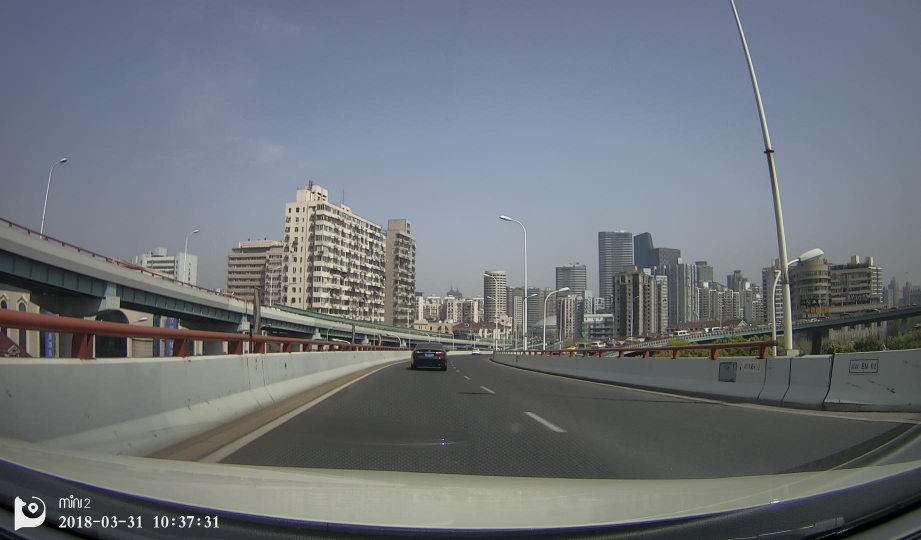
#> input picture test_pic_DDP/pic_1.jpg, 1841 x 1080 px (shown at 1/2 size); its folder holds 5 pictures in this run
$ jupyter execute --allow-errors DDP_mini2_pics.ipynb   (shell and % lines are left out)
#> lines starting #> are read from the running program, lines starting #| are printed output that depends on the picture; after the words box and inside, x2 and y2 are one past the last pixel; in counts of white or black regions, pixels touching at a corner belong together
# Self-Driving Car Engineer Nanodegree

## Project: **Finding Lane Lines on the Road**
***
In this project, you will use the tools you learned about in the lesson to identify lane lines on the road.  You can develop your pipeline on a series of individual images, and later apply the result to a video stream (really just a series of images). Check out the video clip "raw-lines-example.mp4" (also contained in this repository) to see what the output should look like after using the helper functions below.

Once you have a result that looks roughly like "raw-lines-example.mp4", you'll need to get creative and try to average and/or extrapolate the line segments you've detected to map out the full extent of the lane lines.  You can see an example of the result you're going for in the video "P1_example.mp4".  Ultimately, you would like to draw just one line for the left side of the lane, and one for the right.

In addition to implementing code, there is a brief writeup to complete. The writeup should be completed in a separate file, which can be either a markdown file or a pdf document. There is a [write up template](https://github.com/udacity/CarND-LaneLines-P1/blob/master/writeup_template.md) that can be used to guide the writing process. Completing both the code in the Ipython notebook and the writeup template will cover all of the [rubric points](https://review.udacity.com/#!/rubrics/322/view) for this project.

---
Let's have a look at our first image called 'test_images/solidWhiteRight.jpg'.  Run the 2 cells below (hit Shift-Enter or the "play" button above) to display the image.

**Note: If, at any point, you encounter frozen display windows or other confounding issues, you can always start again with a clean slate by going to the "Kernel" menu above and selecting "Restart & Clear Output".**

---

**The tools you have are color selection, region of interest selection, grayscaling, Gaussian smoothing, Canny Edge Detection and Hough Tranform line detection.  You  are also free to explore and try other techniques that were not presented in the lesson.  Your goal is piece together a pipeline to detect the line segments in the image, then average/extrapolate them and draw them onto the image for display (as below).  Once you have a working pipeline, try it out on the video stream below.**

---

<figure>

 <figcaption>
 <p></p>
 <p style="text-align: center;"> Your output should look something like this (above) after detecting line segments using the helper functions below </p>
 </figcaption>
</figure>
 <p></p>
<figure>

 <figcaption>
 <p></p>
 <p style="text-align: center;"> Your goal is to connect/average/extrapolate line segments to get output like this</p>
 </figcaption>
</figure>

**Run the cell below to import some packages.  If you get an `import error` for a package you've already installed, try changing your kernel (select the Kernel menu above --> Change Kernel).  Still have problems?  Try relaunching Jupyter Notebook from the terminal prompt.  Also, consult the forums for more troubleshooting tips.**

## Import Packages

[cell 1]
#importing some useful packages
import matplotlib.pyplot as plt
import matplotlib.image as mpimg
import numpy as np
import cv2

## Read in an Image

#> (a cell that did not finish here is left out)

## Ideas for Lane Detection Pipeline

**Some OpenCV functions (beyond those introduced in the lesson) that might be useful for this project are:**

`cv2.inRange()` for color selection
`cv2.fillPoly()` for regions selection
`cv2.line()` to draw lines on an image given endpoints
`cv2.addWeighted()` to coadd / overlay two images
`cv2.cvtColor()` to grayscale or change color
`cv2.imwrite()` to output images to file
`cv2.bitwise_and()` to apply a mask to an image

**Check out the OpenCV documentation to learn about these and discover even more awesome functionality!**

## Helper Functions

Below are some helper functions to help get you started. They should look familiar from the lesson!

[cell 3]
import math

def grayscale(img):
    """Applies the Grayscale transform
    This will return an image with only one color channel
    but NOTE: to see the returned image as grayscale
    (assuming your grayscaled image is called 'gray')
    you should call plt.imshow(gray, cmap='gray')"""
    return cv2.cvtColor(img, cv2.COLOR_RGB2GRAY)
    # Or use BGR2GRAY if you read an image with cv2.imread()
    # return cv2.cvtColor(img, cv2.COLOR_BGR2GRAY)

def canny(img, low_threshold, high_threshold):
    """Applies the Canny transform"""
    return cv2.Canny(img, low_threshold, high_threshold)

def gaussian_blur(img, kernel_size):
    """Applies a Gaussian Noise kernel"""
    return cv2.GaussianBlur(img, (kernel_size, kernel_size), 0)

def region_of_interest(img, vertices):
    """
    Applies an image mask.

    Only keeps the region of the image defined by the polygon
    formed from `vertices`. The rest of the image is set to black.
    `vertices` should be a numpy array of integer points.
    """
    #defining a blank mask to start with
    mask = np.zeros_like(img)

    #defining a 3 channel or 1 channel color to fill the mask with depending on the input image
    if len(img.shape) > 2:
        channel_count = img.shape[2]  # i.e. 3 or 4 depending on your image
        ignore_mask_color = (255,) * channel_count
    else:
        ignore_mask_color = 255

    #filling pixels inside the polygon defined by "vertices" with the fill color
    cv2.fillPoly(mask, vertices, ignore_mask_color)

    #returning the image only where mask pixels are nonzero
    masked_image = cv2.bitwise_and(img, mask)
    return masked_image


def draw_lines(img, lines,y_range, color=[255, 0, 0], thickness=8):
    """
    NOTE: this is the function you might want to use as a starting point once you want to
    average/extrapolate the line segments you detect to map out the full
    extent of the lane (going from the result shown in raw-lines-example.mp4
    to that shown in P1_example.mp4).

    Think about things like separating line segments by their
    slope ((y2-y1)/(x2-x1)) to decide which segments are part of the left
    line vs. the right line.  Then, you can average the position of each of
    the lines and extrapolate to the top and bottom of the lane.

    This function draws `lines` with `color` and `thickness`.
    Lines are drawn on the image inplace (mutates the image).
    If you want to make the lines semi-transparent, think about combining
    this function with the weighted_img() function below
    """

    right = [(0,0),(0,0)]
    left = [(0,0),(0,0)]
    for line in lines:
        for x1,y1,x2,y2 in line:
            slope = (y2-y1)/(x2-x1)
            if slope > 0:
                right = np.row_stack((right,[(x1,y1),(x2,y2)]))
            else:
                left = np.row_stack((left,[(x1,y1),(x2,y2)]))
    right = right[2:len(right)]
    left = left[2:len(left)]

# Right Line
    if len(right):
        sum_1 = 0# right side t
        sum_2 = 0
        count = 0
        for coor in right[0:len(right):2]:
            sum_1 = sum_1 + coor[0]
            sum_2 = sum_2 + coor[1]
            count = count+1
        right_x1 = int(sum_1/count)
        right_y1 = int(sum_2/count)
        sum_1 = 0 #
        sum_2 = 0
        count = 0
        for coor in right[1:len(right):2]:
            sum_1 = sum_1 + coor[0]
            sum_2 = sum_2 + coor[1]
            count = count+1
        right_x2 = int(sum_1/count)
        right_y2 = int(sum_2/count)
        right_yb = y_range[0]
        right_yt = y_range[1]
        right_xb = int((right_yb - right_y1)/(right_y2-right_y1)*(right_x2-right_x1)+right_x1)
        right_xt = int((right_yt - right_y1)/(right_y2-right_y1)*(right_x2-right_x1)+right_x1)
        cv2.line(img, (right_xt, right_yt), (right_xb, right_yb), color, thickness)

## Left Line
    if len(left):
        sum_1 = 0
        sum_2 = 0
        count = 0
        for coor in left[0:len(left):2]:
            sum_1 = sum_1 + coor[0]
            sum_2 = sum_2 + coor[1]
            count = count+1
        left_x1 = int(sum_1/count)
        left_y1 = int(sum_2/count)
        sum_1 = 0
        sum_2 = 0
        count = 0
        for coor in left[1:len(left):2]:
            sum_1 = sum_1 + coor[0]
            sum_2 = sum_2 + coor[1]
            count = count+1
        left_x2 = int(sum_1/count)
        left_y2 = int(sum_2/count)
        left_yb = y_range[0]
        left_yt = y_range[1]
        left_xb =  int((left_yb - left_y1)/(left_y2-left_y1)*(left_x2-left_x1)+left_x1)
        left_xt =  int((left_yt - left_y1)/(left_y2-left_y1)*(left_x2-left_x1)+left_x1)
        cv2.line(img, (left_xb, left_yb), (left_xt, left_yt), color, thickness)

## Original
   # for line in lines:
   #     for x1,y1,x2,y2 in line:
   #         cv2.line(img, (x1, y1), (x2, y2), color, thickness)


def hough_lines(img, rho, theta, threshold, min_line_len, max_line_gap,y_range):
    """
    `img` should be the output of a Canny transform.

    Returns an image with hough lines drawn.
    """
    lines = cv2.HoughLinesP(img, rho, theta, threshold, np.array([]), minLineLength=min_line_len, maxLineGap=max_line_gap)
    line_img = np.zeros((img.shape[0], img.shape[1], 3), dtype=np.uint8)
    draw_lines(line_img, lines, y_range)
    return line_img

# Python 3 has support for cool math symbols.

def weighted_img(img, initial_img, α=0.8, β=1., γ=0.):
    """
    `img` is the output of the hough_lines(), An image with lines drawn on it.
    Should be a blank image (all black) with lines drawn on it.

    `initial_img` should be the image before any processing.

    The result image is computed as follows:

    initial_img * α + img * β + γ
    NOTE: initial_img and img must be the same shape!
    """
    return cv2.addWeighted(initial_img, α, img, β, γ)

## Test Images

Build your pipeline to work on the images in the directory "test_images"
**You should make sure your pipeline works well on these images before you try the videos.**

[cell 4]
import os
#> (the rest of this cell did not finish here and is left out)

[cell 5]
print('Those Picture are from DDP Mini2 on my car. Most of them are caputred in Shanghai')
os.listdir("test_pic_DDP/")

## Build a Lane Finding Pipeline

Build the pipeline and run your solution on all test_images. Make copies into the `test_images_output` directory, and you can use the images in your writeup report.

Try tuning the various parameters, especially the low and high Canny thresholds as well as the Hough lines parameters.

[cell 6]
# TODO: Build your pipeline that will draw lane lines on the test_images
# then save them to the test_images_output directory.

# Code By Bolin Zhao, Oct 16th

#image = mpimg.imread('test_images/solidWhiteCurve.jpg') # Linux

image = mpimg.imread('test_pic_DDP/pic_1.jpg') # Linux
#> image is the input picture: shape (1080, 1841, 3); mean R, G, B 110.5, 115.7, 122.3
print('The picture size from DDP Mini2 is ',image.shape)
#| The picture size from DDP Mini2 is  (1080, 1841, 3)


image_copy = np.copy(image)
plt.imshow(image_copy)
plt.title('The original picture')
plt.show()

image_gray = grayscale(image_copy) # change to Gray pic
#> in grayscale, `return cv2.cvtColor(img, cv2.COLOR_RGB2GRAY)`:
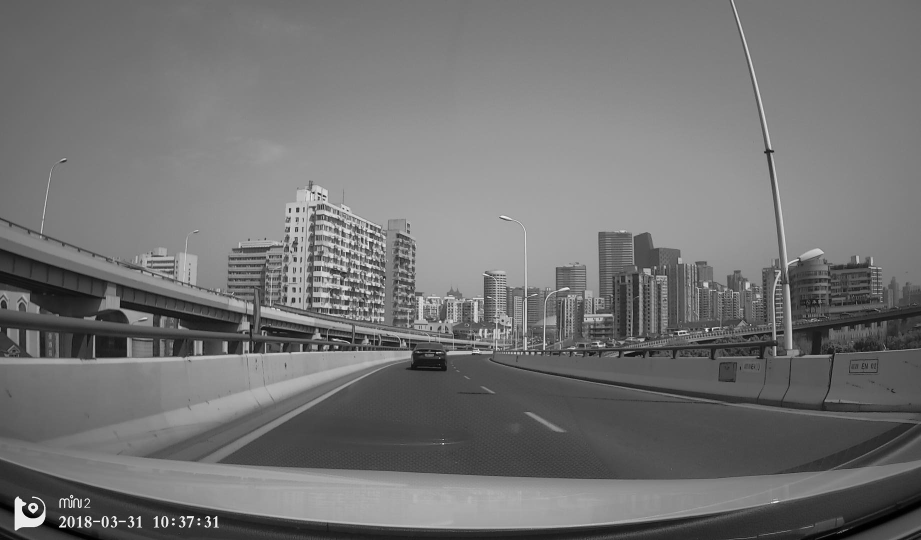
#> returned value: shape (1080, 1841) (shown at 1/2 size); min 0, max 255, mean 114.9
plt.imshow(image_gray)
plt.title('The gray version picture')
plt.show()

kernel_size = 5

image_gus = gaussian_blur(image_gray, kernel_size)
plt.imshow(image_gus)
plt.title('The blur picture')
plt.show()

low_threshold = 50
high_threshold = 150
image_edge = canny(image_gus, low_threshold, high_threshold)
#> in canny, `return cv2.Canny(img, low_threshold, high_threshold)`:
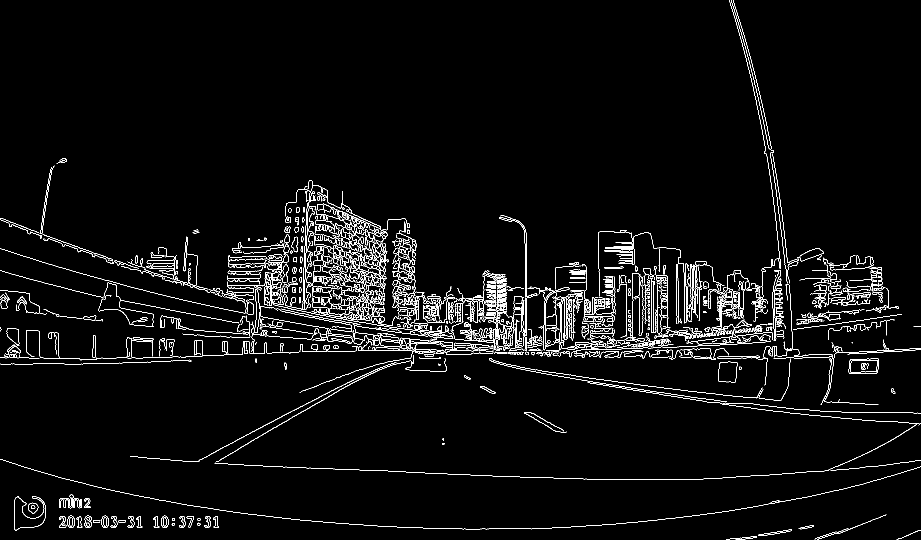
#> returned value: shape (1080, 1841) (shown at 1/2 size); 3.5% white in thin lines or dots
plt.imshow(image_edge)
plt.title('The picture after Canny process')
plt.show()

#vertices = np.array([[(80,530),(470, 310), (500, 310), (890,530)]], dtype=np.int32)
vertices = np.array([[(700,750),(450, 880), (1400, 880), (1100,750)]], dtype=np.int32) # For DDP
image_reg = region_of_interest(image_edge, vertices)
#> in region_of_interest, `cv2.fillPoly(mask, vertices, ignore_mask_color)`:
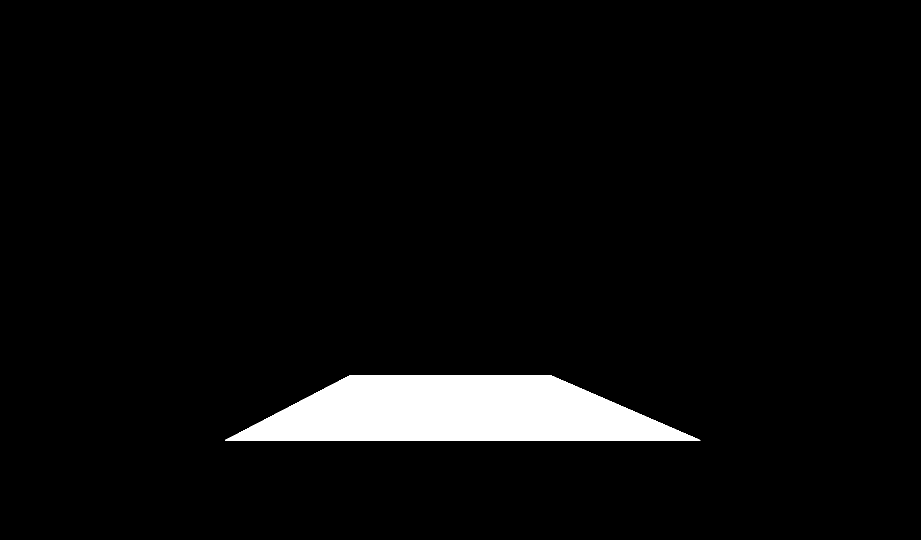
#> mask: shape (1080, 1841) (shown at 1/2 size); 4.5% white; 1 white region, box (x1, y1, x2, y2) and area: (450, 750, 1401, 881) 88706
#> in region_of_interest, `masked_image = cv2.bitwise_and(img, mask)`:
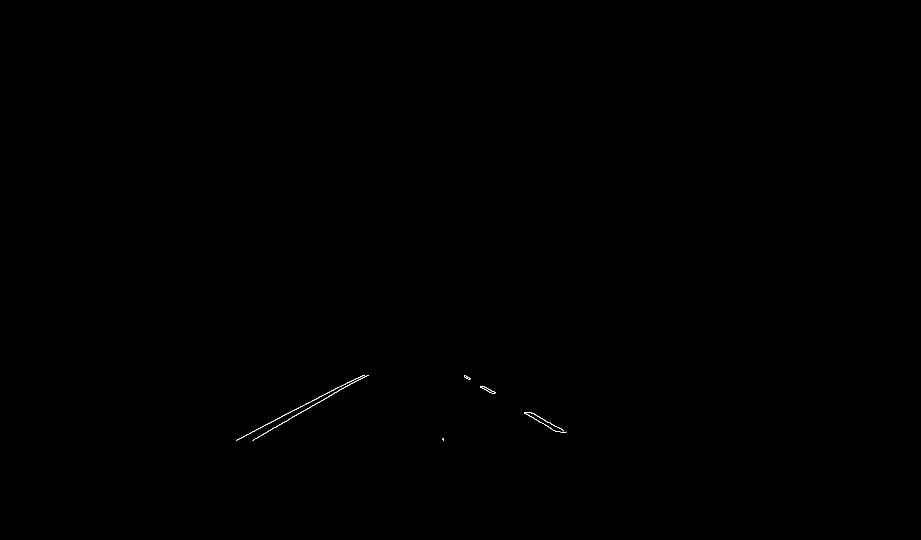
#> masked_image: shape (1080, 1841) (shown at 1/2 size); 0.05% white in thin lines or dots, all inside (x1, y1, x2, y2) = (472, 750, 1133, 881)
plt.imshow(image_reg)
plt.title('The Interesed region')
plt.show()

rho = 1 # distance resolution in pixels of the Hough grid
theta = np.pi/180 # angular resolution in radians of the Hough grid
threshold = 40    # minimum number of votes (intersections in Hough grid cell)
min_line_len = 30 #minimum number of pixels making up a line
max_line_gap = 40    # maximum gap in pixels between connectable line segments
line_image = np.copy(image)*0 # creating a blank to draw lines on
#> line_image: shape (1080, 1841, 3); every value is 0

y_range = [880,720]
#y_range = [vertices[0][0][1],vertices[0][1][1]]
#print(y_range)
image_hough = hough_lines(image_reg, rho, theta, threshold, min_line_len, max_line_gap, y_range)
#> in hough_lines, `lines = cv2.HoughLinesP(img, rho, theta, threshold, np.array([]), minL..`: lines = [[505, 880, 709, 763], [504, 863, 724, 751], [1048, 825, 1111, 862], [1059, 824, 1132, 864], [1065, 826, 1126, 860], [507, 880, 725, 755], [472, 880, 564, 833], [928, 753, 983, 786], [508, 878, 729, 750], [1051, 824, 1114, 863]]
#> the loop in draw_lines, `for line in lines:` made 10 passes
#> in draw_lines, `cv2.line(img, (left_xb, left_yb), (left_xt, left_yt), color, thickness)`:
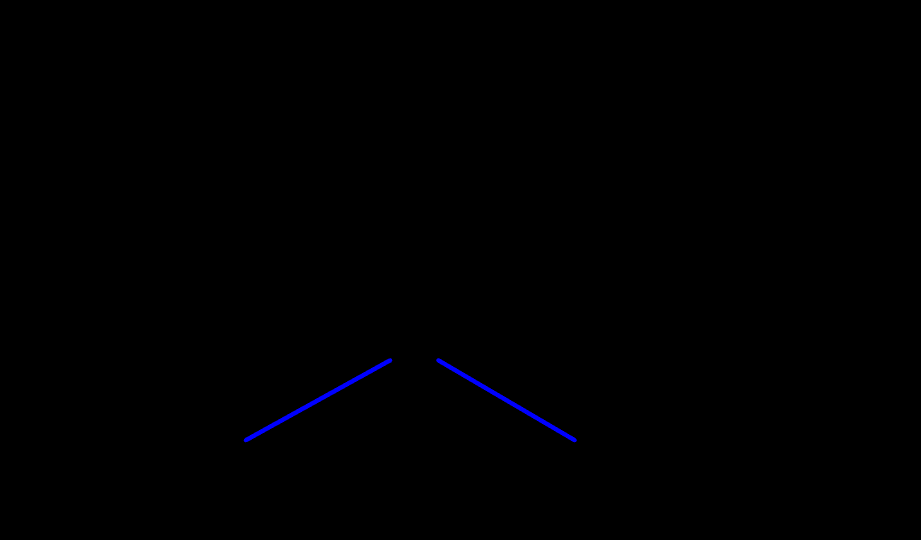
#> img: shape (1080, 1841, 3) (shown at 1/2 size); mean of channels 0, 1, 2 0.7, 0, 0; drawn as B, G, R
plt.imshow(image_hough)
plt.title('The Hough Tranfer')
plt.show()

image_sum = weighted_img(image_hough, image_copy, α=0.8, β=1., γ=0.)
#> in weighted_img, `return cv2.addWeighted(initial_img, α, img, β, γ)`:
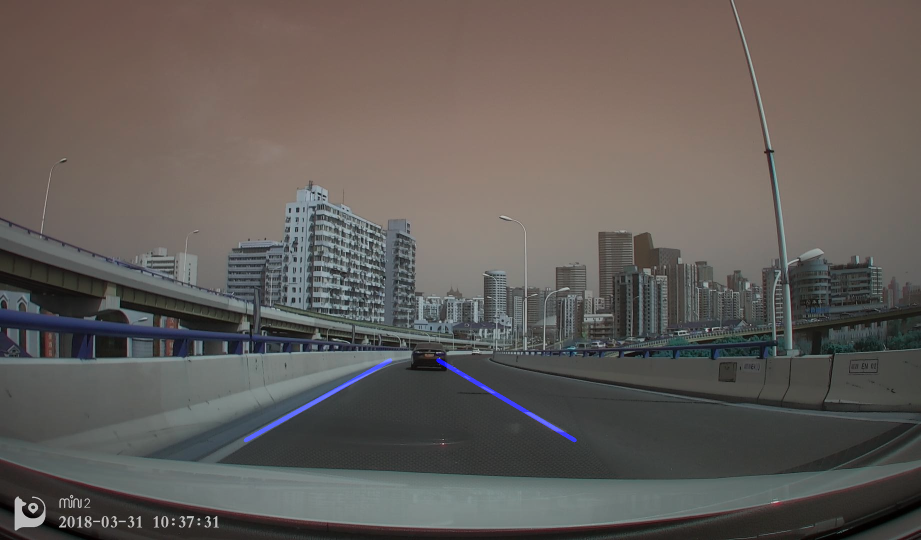
#> returned value: shape (1080, 1841, 3) (shown at 1/2 size); mean of channels 0, 1, 2 88.9, 92.5, 97.8; drawn as B, G, R
plt.imshow(image_sum)
plt.show()
